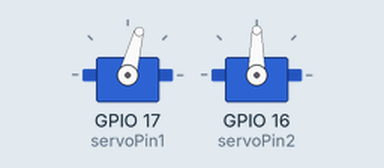
Simulated run of this sketch. Board: ESP32. On the bench: 2 × servo.

Above: at 0.05 s.
At 4.0 s:
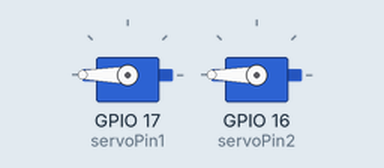
Timing chart, 0 to 5.2 s (numbered marks = the images above):
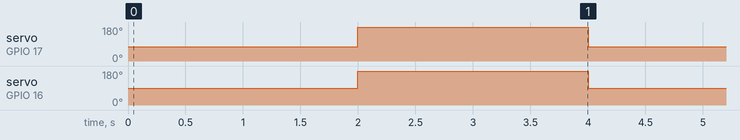

Measured:
- by itself, servo on GPIO 17 (servoPin1): alternates 180° for 2.0 s and 75° for 2.0 s
- by itself, servo on GPIO 16 (servoPin2): alternates 180° for 2.0 s and 90° for 2.0 s

The sketch:

servo_test_esp.ino
```cpp
/*
 Controlling a servo position using a potentiometer (variable resistor)
 by Michal Rinott <http://people.interaction-ivrea.it/m.rinott>

 modified on 8 Nov 2013
 by Scott Fitzgerald

 modified for the ESP32 on March 2017
 by John Bennett

 see  http://www.arduino.cc/en/Tutorial/Knob for a description of the original code

 * Different servos require different pulse widths to vary servo angle, but the range is
 * an approximately 500-2500 microsecond pulse every 20ms (50Hz). In general, hobbyist servos
 * sweep 180 degrees, so the lowest number in the published range for a particular servo
 * represents an angle of 0 degrees, the middle of the range represents 90 degrees, and the top
 * of the range represents 180 degrees. So for example, if the range is 1000us to 2000us,
 * 1000us would equal an angle of 0, 1500us would equal 90 degrees, and 2000us would equal 1800
 * degrees.
 *
 * Circuit: (using an ESP32 Thing from Sparkfun)
 * Servo motors have three wires: power, ground, and signal. The power wire is typically red,
 * the ground wire is typically black or brown, and the signal wire is typically yellow,
 * orange or white. Since the ESP32 can supply limited current at only 3.3V, and servos draw
 * considerable power, we will connect servo power to the VBat pin of the ESP32 (located
 * near the USB connector). THIS IS ONLY APPROPRIATE FOR SMALL SERVOS.
 *
 * We could also connect servo power to a separate external
 * power source (as long as we connect all of the grounds (ESP32, servo, and external power).
 * In this example, we just connect ESP32 ground to servo ground. The servo signal pins
 * connect to any available GPIO pins on the ESP32 (in this example, we use pin 18.
 *
 * In this example, we assume a Tower Pro SG90 small servo connected to VBat.
 * The published min and max for this servo are 500 and 2400, respectively.
 * These values actually drive the servos a little past 0 and 180, so
 * if you are particular, adjust the min and max values to match your needs.
 */

// Include the ESP32 Arduino Servo Library instead of the original Arduino Servo Library
#include <ESP32Servo.h>

Servo servo1;  // create servo object to control a servo
Servo servo2;

// Possible PWM GPIO pins on the ESP32: 0(used by on-board button),2,4,5(used by on-board LED),12-19,21-23,25-27,32-33
// Possible PWM GPIO pins on the ESP32-S2: 0(used by on-board button),1-17,18(used by on-board LED),19-21,26,33-42
// Possible PWM GPIO pins on the ESP32-S3: 0(used by on-board button),1-21,35-45,47,48(used by on-board LED)
// Possible PWM GPIO pins on the ESP32-C3: 0(used by on-board button),1-7,8(used by on-board LED),9-10,18-21
int servoPin1 = 17;      // GPIO pin used to connect the servo control (digital out)
int servoPin2 = 16;
// Possible ADC pins on the ESP32: 0,2,4,12-15,32-39; 34-39 are recommended for analog input
// Possible ADC pins on the ESP32-S2: 1-20 are recommended for analog input
#if defined(CONFIG_IDF_TARGET_ESP32S2) || defined(CONFIG_IDF_TARGET_ESP32S3)
int potPin = 10;        // GPIO pin used to connect the potentiometer (analog in)
#elif defined(CONFIG_IDF_TARGET_ESP32C3)
int potPin = 4;         // GPIO pin used to connect the potentiometer (analog in)
#else
int potPin = 34;        // GPIO pin used to connect the potentiometer (analog in)
#endif
int ADC_Max = 4096;     // This is the default ADC max value on the ESP32 (12 bit ADC width);
                        // this width can be set (in low-level oode) from 9-12 bits, for a
                        // a range of max values of 512-4096

int val;    // variable to read the value from the analog pin

void setup()
{
	// Allow allocation of all timers
	// ESP32PWM::allocateTimer(0);
	// ESP32PWM::allocateTimer(1);
	// ESP32PWM::allocateTimer(2);
	// ESP32PWM::allocateTimer(3);
  servo1.setPeriodHertz(50);// Standard 50hz servo
  servo1.attach(servoPin1, 500, 2400);   // attaches the servo on pin 18 to the servo object
                                         // using SG90 servo min/max of 500us and 2400us
                                         // for MG995 large servo, use 1000us and 2000us,
                                         // which are the defaults, so this line could be
                                         // "myservo.attach(servoPin);"
  servo2.setPeriodHertz(50);// Standard 50hz servo
  servo2.attach(servoPin2, 500, 2400);
}

void loop() {
  servo1.write(75);
  servo2.write(90);
  delay(2000);
  servo1.write(180);
  servo2.write(180);
  delay(2000);

}
```
